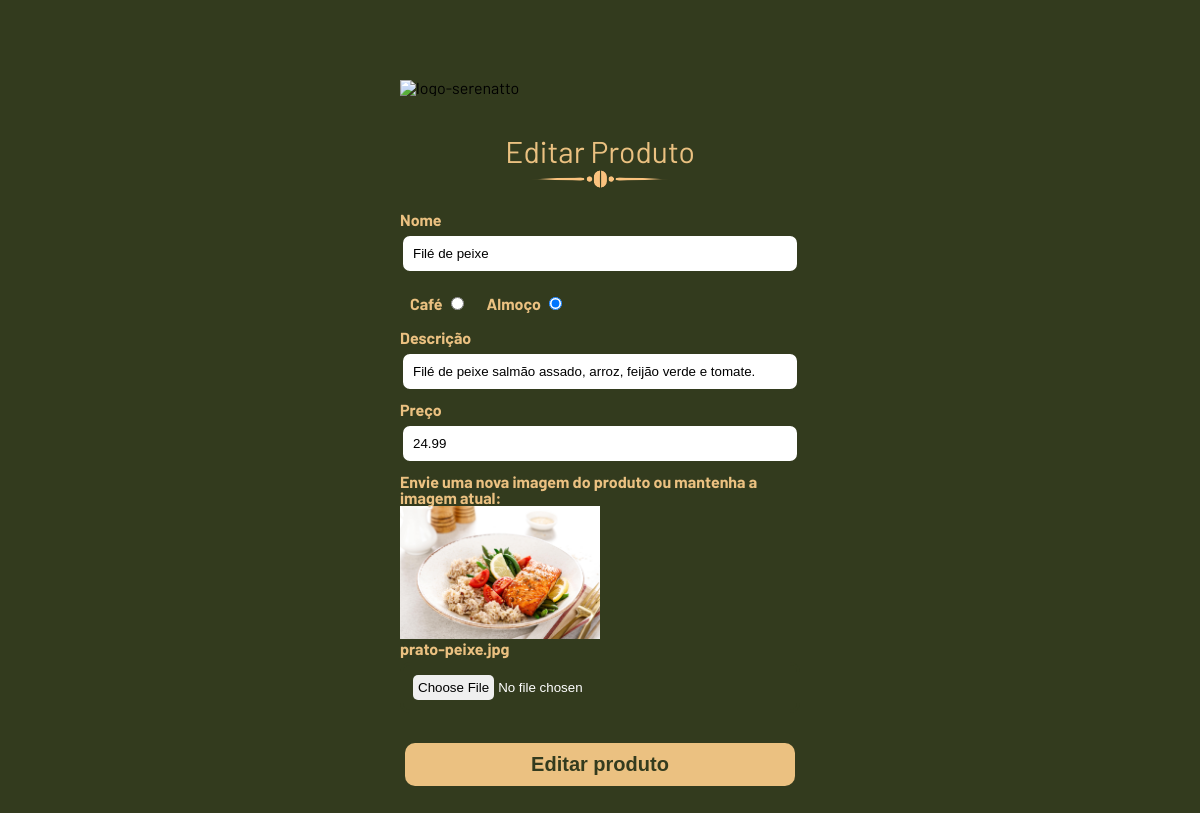
The page /editar-produto.php?id=6 on the database its author committed.
### tables this page shows
CREATE TABLE produtos (
    id INT NOT NULL AUTO_INCREMENT, 
    tipo VARCHAR(45) NOT NULL, 
    nome VARCHAR(45) NOT NULL, 
    descricao VARCHAR(90) NOT NULL, 
    imagem VARCHAR(80) NOT NULL, 
    preco DECIMAL (5,2) NOT NULL, 
PRIMARY KEY (id));

### editar-produto.php (the view, shortened to what this page needs)
<!doctype html>
<html lang="pt-br">
<head>
  <link rel="stylesheet" href="css/reset.css">
  <link rel="stylesheet" href="css/index.css">
  <link rel="stylesheet" href="css/admin.css">
  <link rel="stylesheet" href="css/form.css">
</head>
<body>
  <main>
    <section class="container-admin-banner">
      <img src="img/logo-ifsp-removebg.png" class="logo-admin" alt="logo-serenatto">
      <h1>Editar Produto</h1>
      <img class="ornaments" src="img/ornaments-coffee.png" alt="ornaments">
    </section>
    <section class="container-form">
      <?php
      require "conexao.php";
      $id = $_GET['id'];
      $sql = "select * from produtos where id = '$id'";
      $result = $conn->query($sql);
      $row = $result->fetch_assoc();
      ?>
      <form method="POST" onsubmit="editarProduto();" id="editarForm">
        <label for="nome">Nome</label>
        <input type="text" id="nome" name="nome" placeholder="<?php echo $row['nome']; ?>" value="<?php echo $row['nome']; ?>" required>
        <div class="container-radio">
          <div>
            <label for="cafe">Café</label>
            <input type="radio" id="cafe" name="tipo" value="Café" <?php if ($row['tipo'] == "Café") {
                                                                      echo 'checked';
                                                                    } ?>>
          </div>
          <div>
            <label for="almoco">Almoço</label>
            <input type="radio" id="almoco" name="tipo" value="Almoço" <?php if ($row['tipo'] == "Almoço") {
                                                                          echo 'checked';
                                                                        } ?>>
          </div>
        </div>
        <label for="descricao">Descrição</label>
        <input type="text" id="descricao" name="descricao" placeholder="<?php echo $row['descricao']; ?>" value="<?php echo $row['descricao']; ?>" required>
        <label for="preco">Preço</label>
        <input type="text" id="preco" name="preco" placeholder="<?php echo $row['preco']; ?>" value="<?php echo $row['preco']; ?>" required>
        <?php $imagemfake = $row['imagem'];
        $imagem = basename($imagemfake);
        ?>
        <label for="imagem">Envie uma nova imagem do produto ou mantenha a imagem atual:
          <div class="container-foto">
            <img src="<?= $row['imagem']; ?>" alt="<?php echo $imagem; ?>" width="200">
          </div><?php echo $imagem; ?></label>
        <input type="file" name="imagem" accept="image/*" id="imagem" value="<?php echo $imagem;?>">
        <input type="submit" name="editar" class="botao-cadastrar" value="Editar produto" />
      </form>
    </section>
  </main>
</body>
</html>

### css/index.css (style rules this page uses)
body { background-color: #333B1E; font-family: 'Barlow', sans-serif; }
main { height: 100vh; }
.ornaments { width: 200px; }

### css/admin.css (style rules this page uses)
.container-admin-banner { display: flex; align-items: center; flex-direction: column; margin: 80px 0px 20px; }
.logo-admin { width: 400px; }
.container-admin-banner h1 { margin-top: 40px; font-size: 30px; color: #EBC181; }
table tbody tr td a, .botao-cadastrar, .botao-excluir, .botao-editar { padding: 3px 10px; border-radius: 10px; color: #FFFFFF; text-decoration: none; margin: 0 5px; transition: 0.7s; border: none; font-size: 18px; }
.botao-cadastrar { background: #EBC181; color: #333B1E; font-weight: 600; margin-top: 20px; font-size: 20px; border-radius: 10px; padding: 10px 10px; border: none; align-items: center; }

### css/form.css (style rules this page uses)
form { display: flex; flex-direction: column; width: 400px; }
.container-form { display: flex; justify-content: center; }
.container-radio { display: flex; }
.container-radio div { padding: 10px; }
form label { color: #EBC181; font-weight: bold; margin-bottom: 5px; }
form input { border-radius: 10px; border: 3px solid #333B1E; padding: 10px; margin-bottom: 10px; transition: 0.5s; }
form input[type='file'] { color: #FFFFFF; }

### rows shown on the page
produtos: nome "Filé de peixe", tipo "☐ Café", tipo "☑ Almoço", descricao "Filé de peixe salmão assado, arroz, feijão verde e tomate.", preco "24.99", imagem (picture), imagem "prato-peixe.jpg"
